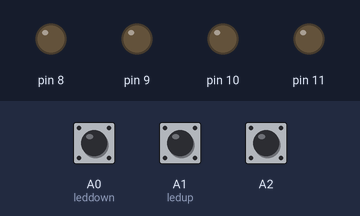
The sketch below on a simulated Arduino Uno, built with avr-gcc and run on an emulated ATmega328P. Shown: output pins drawn as LEDs (lit = HIGH). Dashed ring = blinking. The test bench sets the inputs (shaded band); at power-on: A0 (leddown) HIGH, A1 (ledup) HIGH, A2 HIGH.

Above: at 1.2 s.
1.3 s: A0 (leddown) pulled LOW for 0.15 s
At 2.1 s:
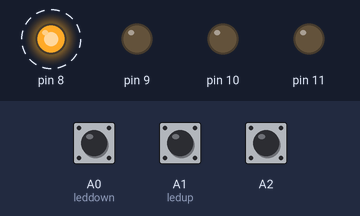
4.4 s: A1 (ledup) pulled LOW for 1 s
At 6.1 s:
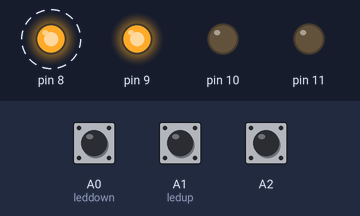
8.4 s: A0 (leddown) pulled LOW for 1 s
12.4 s: A1 (ledup) pulled LOW for 3.2 s
At 18.1 s:
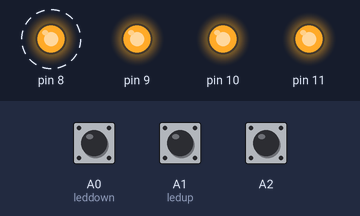
18.6 s: A0 (leddown) pulled LOW for 3.2 s
Timing chart, 0 to 34.8 s (numbered marks = the images above; inputs shaded):
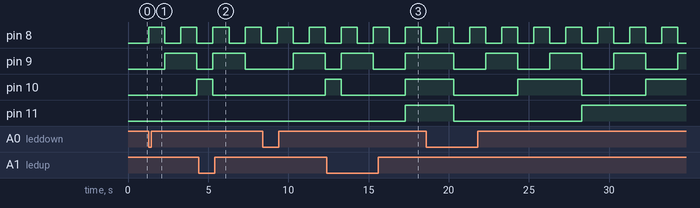

Measured:
- after the input at 1.3 s, pin 8: alternates HIGH for 1.0 s and LOW for 1.0 s, starting at once; pin 9: LOW → HIGH after 1.0 s, → LOW 2.0 s later; pin 10: LOW → HIGH after 3.0 s
- after the input at 4.4 s, pin 10: HIGH → LOW after 0.90 s instead of 3.9 s; pin 11: stays LOW (without the input it goes to HIGH after 3.9 s)
- after the input at 8.4 s, pin 10: LOW → HIGH after 3.9 s instead of 0.90 s; pin 11: stays LOW (without the input it goes to HIGH after 0.90 s)
- after the input at 12.4 s, pin 10: HIGH → LOW after 0.90 s instead of 3.9 s; pin 11: LOW → HIGH after 4.9 s instead of 3.9 s

The sketch:

tugas1.ino
```cpp
void setup() {
  // put your setup code here, to run once:
  DDRB = 15;
  pinMode(A0, INPUT);
  pinMode(A1, INPUT);
  pinMode(A2, INPUT);
  digitalWrite(A0, HIGH);
  digitalWrite(A1, HIGH);
  digitalWrite(A2, HIGH);
  PORTB=0;
}

void loop() {
  // put your main code here, to run repeatedly:
  if (digitalRead(A0) == LOW)
  {
  ledup();
  }
  else if (digitalRead(A1) == LOW)
  {
  leddown();
  }
  else if (digitalRead(A2) == LOW)
  {
    PORTB = 0;
  }
}
void ledup(){
  for (int i = 0; i < 64; i++)
  {
    PORTB = PORTB +1;
    delay(1000);
   if (digitalRead(A1) == LOW)
  {
  break;

  }
  }
}
void leddown(){
  for (int i = 64; i >= 0; i--)
  {
    PORTB = PORTB-1 ;
    delay (1000);
   if (digitalRead(A0) == LOW)
  {
  break;
  }
  }
}
```
